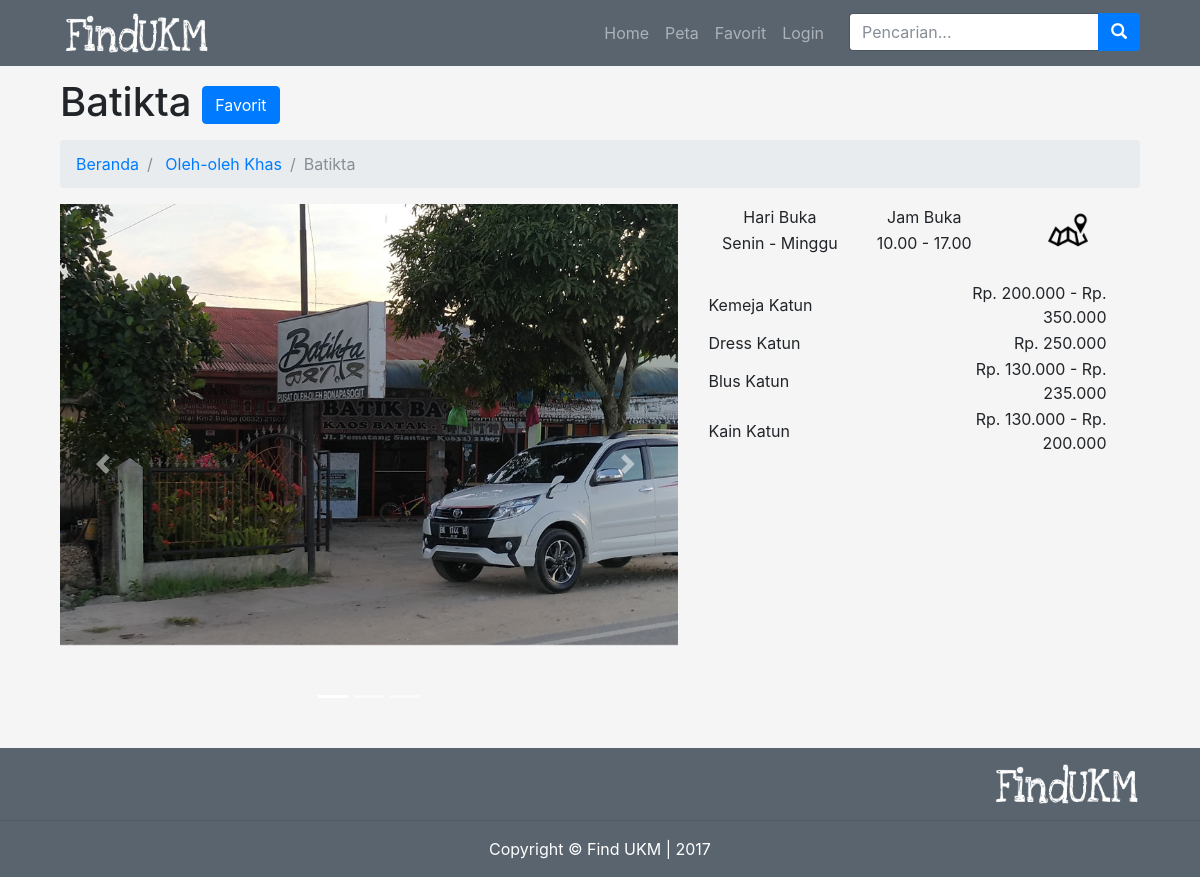
The page /menu/detail_ok.php?id=7 on the database its author committed.
### tables this page shows
CREATE TABLE `produk` (
  `id` int(11) NOT NULL,
  `kategori` int(10) NOT NULL,
  `nama_ukm` varchar(50) NOT NULL,
  `foto` varchar(200) NOT NULL,
  `hari_buka` varchar(30) NOT NULL,
  `jam_buka` varchar(30) NOT NULL,
  `link` text NOT NULL,
  `favorit` int(11) NOT NULL DEFAULT '0'
);

CREATE TABLE `menu_ok` (
  `id_menu` int(11) NOT NULL,
  `id_ok` int(11) NOT NULL,
  `sedia` varchar(100) NOT NULL,
  `harga` varchar(100) NOT NULL
);

### menu/detail_ok.php (the view, shortened to what this page needs)
<?php
include("../koneksi.php");
 ?>
<?php
            $query = mysqli_query($connect, "SELECT * FROM produk WHERE id='$_GET[id]'");
            $data  = mysqli_fetch_array($query);
            $query1 = mysqli_query($connect, "SELECT * FROM menu_ok JOIN produk ON id_ok = id WHERE id='$_GET[id]'");
            ?>
<!DOCTYPE html>
<html lang="en">
  <head>
    <link href="../vendor/bootstrap/css/bootstrap.min.css" rel="stylesheet">
    <link href="../css/modern-business.css" rel="stylesheet">
    <link href="../css/glyphicon.css" rel="stylesheet">
  </head>
  <body>
    <nav class="navbar fixed-top navbar-expand-lg navbar-dark bg-dark fixed-top">
      <div class="container">
        <a class="navbar-brand" href="../index.php" > <img src="../img/logo.png" style="height: 40px; width: 150px"></a>
        <div class="collapse navbar-collapse" id="navbarResponsive">
          <ul class="navbar-nav ml-auto">
            <li class="nav-item">
              <a class="nav-link" href="../index.php">Home</a>
            </li>
            <li class="nav-item">
              <a class="nav-link" href="../peta.php">Peta</a>
            </li>
            <li class="nav-item">
              <a class="nav-link" href="../favorit.php">Favorit</a>
            </li>
            <?php
                  if(isset($_SESSION['username'])){
                    if($_SESSION['username']=='admin') {
                      echo ' <li class="nav-item">
                                <a class="nav-link" href="../transaksi.php">Transaksi<label style="color:yellow;"></label></a>
                              </li>
                              <li class="nav-item">
                                <a class="nav-link" href="../proses/login/logout.php" style="padding-right: 25px" target="_self">Logout</a>
                              </li>';
                    }
                    else{
                      echo ' <li class="nav-item">
                              <a class="nav-link" href="../user.php" target="_self">Profile</a>
                            </li>
                            <li class="nav-item">
                              <a class="nav-link" href="../proses/login/logout.php" style="padding-right: 25px" target="_self">Logout</a>
                            </li>
                            ';
                    }
                  }
                  else
                    echo '<li class="nav-item">
                            <a class="nav-link" href="../login.php" style="padding-right: 25px" target="_self">Login</a>
                          </li>';
              ?>
            <form class="" action="../search.php" method="post">
                      <div class="input-group">
                          <input name="search" type="text" class="form-control" style="width:250px;" placeholder="Pencarian...">
                          <span class="input-group-btn">
                              <button name="submit" class="btn btn-primary" type="submit">
                                  <span class="glyphicon glyphicon-search"></span>
                          </button>
                          </span>
                      </div>
             </form>
          </ul>
        </div>
      </div>
    </nav>
    <div class="container">
      <h1 class="mt-4 mb-3"><?php echo $data['nama_ukm']; ?>
        <?php echo "<a href='../proses/save_favorit.php?id=".$data['id']."'><button  class='btn btn-primary'>Favorit</button></a>";?>
      </h1>
      <ol class="breadcrumb">
        <li class="breadcrumb-item">
          <a href="../index.php">Beranda</a>
        </li>
        <li class="breadcrumb-item">
          <a href="../olehkhas.php">Oleh-oleh Khas</a>
        </li>
        <li class="breadcrumb-item active"><?php echo $data['nama_ukm']; ?></li>
      </ol>
      <div class="row">
        <div class="col-md-7">
        <div id="carouselExampleIndicators" class="carousel slide" data-ride="carousel">
        <ol class="carousel-indicators">
          <li data-target="#carouselExampleIndicators" data-slide-to="0" class="active"></li>
          <li data-target="#carouselExampleIndicators" data-slide-to="1"></li>
          <li data-target="#carouselExampleIndicators" data-slide-to="2"></li>
        </ol>
        <div class="carousel-inner" role="listbox" style="width: 100%; height: 90%">
          <?php echo "<div class='carousel-item active'> <img width='100%' src='../img/".$data['foto']."'>"?>
            <div class="carousel-caption d-none d-md-block">
            </div>
          </div>
        </div>
        <a class="carousel-control-prev" href="#carouselExampleIndicators" role="button" data-slide="prev">
          <span class="carousel-control-prev-icon" aria-hidden="true"></span>
        </a>
        <a class="carousel-control-next" href="#carouselExampleIndicators" role="button" data-slide="next">
          <span class="carousel-control-next-icon" aria-hidden="true"></span>
        </a>
      </div>
    </div>
        <div class="col-lg-5 mb-4">
          <table border="0">
            <tr>
              <td style="width: 150px; text-align: center">Hari Buka</td>
              <td style="width: 150px; text-align: center">Jam Buka</td>
              <td style="width: 150px; text-align: center" rowspan="2"><a href="<?php echo $data['link'];?>"><img src="../img/peta.png" style="width: 40px; height: 40px"></a></td>
            </tr>
            <tr>
              <td style="width: 150px; text-align: center"><?php echo $data['hari_buka'];?></td>
              <td style="width: 150px; text-align: center"><?php echo $data['jam_buka'];?></td>
            </tr>
          </table>
          <br>
          <div class="tab-content">
            <div role="tabpanel" class="tab-pane in active">
              <table border="0">
                <tr>
                  <?php
                  while($row = mysqli_fetch_array($query1)){
                  $sedia = $row['sedia'];
                  $harga = $row['harga'];
                  ?>
                  <td style="width: 200px; text-align: left"><?php echo $sedia?></td>
                  <td style="width: 200px; text-align: right"><?php echo $harga?></td>
                </tr>
                <?php } ?>
              </table>
            </div>
          </div>
        </div>
      </div>
    </div><br>
    <footer class="py-3 bg-dark">
      <div class="container">
        <div class="row">
        <div class="col-lg-12" align="right">
            <a href="../index.php"><img src="../img/logo.png" style="height: 40px; width: 150px" alt=""></a>
        </div>
      </div>
      </div>
        <hr>
        <p class="m-0 text-center text-white">Copyright &copy; Find UKM | 2017</p>
    </footer>
  </body>
</html>

### css/modern-business.css (style rules this page uses)
body { padding-top: 54px; }
@media (min-width: 992px) { body { padding-top: 56px; } }
.carousel-item { height: 65vh; min-height: 300px; background: no-repeat center center scroll; -webkit-background-size: cover; -moz-background-size: cover; -o-background-size: cover; background-size: cover; }
.tab-content > .tab-pane { display: none; }
.tab-content > .active { display: block; }

### rows shown on the page
produk: nama_ukm "Batikta", foto (picture), hari_buka "Senin - Minggu", jam_buka "10.00 - 17.00"
menu_ok: sedia "Kemeja Katun", harga "Rp. 200.000 - Rp. 350.000"
menu_ok: sedia "Dress Katun", harga "Rp. 250.000"
menu_ok: sedia "Blus Katun", harga "Rp. 130.000 - Rp. 235.000"
menu_ok: sedia "Kain Katun", harga "Rp. 130.000 - Rp. 200.000"
